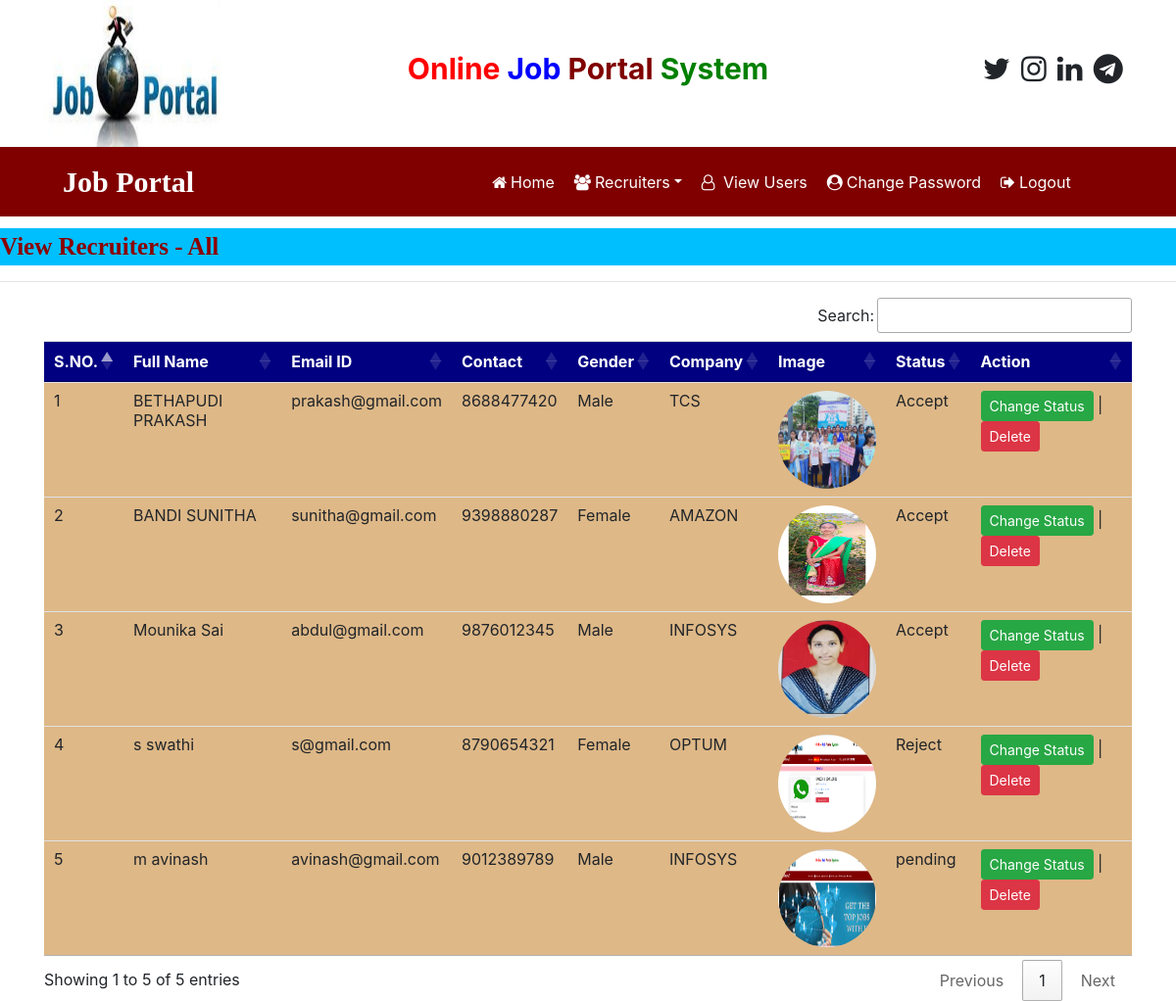
/recruiter_all (signed in), run on the app's committed database.
### job/models.py (models this page shows, shortened)
class Recruiter(models.Model):
	user = models.ForeignKey(User,on_delete=models.CASCADE)
	mobile = models.CharField(max_length=15,null=True)
	image = models.FileField(null=True)
	gender = models.CharField(max_length=10,null=True)
	company = models.CharField(max_length=100,null=True)
	type = models.CharField(max_length=15,null=True)
	status = models.CharField(max_length=20,null=True)

### job/views.py (the view)
# urls.py: path('recruiter_all',recruiter_all,name="recruiter_all"),
def recruiter_all(request):
	if not request.user.is_authenticated:
		return redirect('admin_login')
	data = Recruiter.objects.all()
	d = {'data':data}
	return render(request,'recruiter_all.html',d)

### job/templates/recruiter_all.html
{% load static %}
{% block body %}
{% include 'admin_navigation.html' %}
<marquee style="font-family: 'Monotype Corsiva'; font-size: 25px; color: darkred; background-color: deepskyblue; font-weight: bold; margin-top: 1%;">
	View Recruiters - All
</marquee>
<hr>
<div class="container">
<table class="table table-hover " id="example">
	<thead>
		<tr style="background-color: #000080; color: white;">
			<th>S.NO.</th>
			<th>Full Name</th>
			<th>Email ID</th>
			<th>Contact</th>
			<th>Gender</th>
			<th>Company</th>
			<th>Image</th>
			<th>Status</th>
			<th>Action</th>
		</tr>
	</thead>
	<tbody>
		{% for i in data %}
		<tr style="background-color: #DEB887">
			<td>{{forloop.counter}}</td>
			<td>{{i.user.first_name}} {{i.user.last_name}}</td>
			<td>{{i.user.username}}</td>
			<td>{{i.mobile}}</td>
			<td>{{i.gender}}</td>
			<td>{{i.company}}</td>
			<td><img src="{{i.image.url}}" style="width:100px; height: 100px;border-radius: 50%"></td>
			<td>{{i.status}}</td>
			<td><a href="{% url 'change_status' i.id %}" class="btn btn-success btn-sm">Change Status</a>
            | <a href="{% url 'delete_recruiter' i.user.id %}" class="btn btn-danger btn-sm">Delete</a>
			</td>
		</tr>
		{% endfor %}
	</tbody>
</table>
</div>
{% endblock %}

### job/templates/admin_navigation.html (shortened to what this page needs)
<html>
<head>
	{% load static %}
  <link rel="stylesheet" href="https://cdn.jsdelivr.net/npm/bootstrap@4.6.2/dist/css/bootstrap.min.css">
  <link rel="stylesheet" href="https://cdnjs.cloudflare.com/ajax/libs/font-awesome/4.7.0/css/font-awesome.min.css">
<link rel="stylesheet" href="https://cdn.datatables.net/1.13.6/css/jquery.dataTables.min.css">
<link rel="stylesheet" href="https://cdn.datatables.net/buttons/2.4.2/css/buttons.dataTables.min.css">
</head>
<body>
	<div class="container">
		<div class="row">
			<div class="col-sm-3">
				<img src="{% static 'images/job1.jpeg' %}" style="width:180px;height:150px">
			</div>
			<div class="col-sm-6 mt-5 text-center">
				<span style="font-weight: bold; font-size: 30px">
					<span style="color : red">Online</span>
					<span style="color : blue">Job</span>
					<span style="color : maroon">Portal</span>
					<span style="color : green">System</span>
				</span>
			</div>
			<div class="col-sm-3 mt-5" style="padding-left: 10%;">
				<span style="font-weight: bold; font-size: 30px">
					<span><i class="fa fa-twitter pl-1"></i></span>
					<span><i class="fa fa-instagram pl-1"></i></span>
					<span><i class="fa fa-linkedin pl-1"></i></span>
					<span><i class="fa fa-telegram pl-1"></i></span>
				</span>
			</div>
		</div>
	</div>
	<nav class="navbar navbar-expand-sm" style="background-color: maroon">
	<a class="navbar-brand text-white pl-5 font-weight-bold" style="font-family: 'Monotype Corsiva';font-size:30px">Job Portal</a>
<ul class="navbar-nav">
	<li class="nav-item">
		<a class="nav-link" href="{% url 'admin_home' %}" style="margin-left : 280px"><i class="fa fa-home mr-1"></i>Home</a>
	</li>
	<li class="nav-item dropdown">
		<a class="nav-link dropdown-toggle" href="#" data-toggle="dropdown"><i class="fa fa-users mr-1"> </i>Recruiters</a>
	</li>
	<li class="nav-item">
		<a class="nav-link" href="{% url 'view_users' %}"><i class="fa fa-user-o mr-1"></i> View Users</a>
	</li>
	<li class="nav-item">
		<a class="nav-link" href="{% url 'change_passwordadmin' %}"><i class="fa fa-user-circle mr-1"></i>Change Password</a>
	</li>
	<li class="nav-item">
		<a class="nav-link" href="{% url 'Logout' %}"><i class="fa fa-sign-out mr-1"></i>Logout</a>
	</li>
</ul>
</nav>
	</body>
</html>

### job/templates/admin_navigation.html (style rules this page uses)
.nav-link { color : white !important; margin-right: 4px; }

### data on the page
Recruiter: user.first_name "BETHAPUDI", user.last_name "PRAKASH", user.username "prakash@gmail.com", mobile "8688477420", gender "Male", company "TCS", image (picture), status "Accept"
Recruiter: user.first_name "BANDI", user.last_name "SUNITHA", user.username "sunitha@gmail.com", mobile "9398880287", gender "Female", company "AMAZON", image (picture), status "Accept"
Recruiter: user.first_name "Mounika", user.last_name "Sai", user.username "abdul@gmail.com", mobile "9876012345", gender "Male", company "INFOSYS", image (picture), status "Accept"
Recruiter: user.first_name "s", user.last_name "swathi", user.username "s@gmail.com", mobile "8790654321", gender "Female", company "OPTUM", image (picture), status "Reject"
Recruiter: user.first_name "m", user.last_name "avinash", user.username "avinash@gmail.com", mobile "9012389789", gender "Male", company "INFOSYS", image (picture), status "pending"
